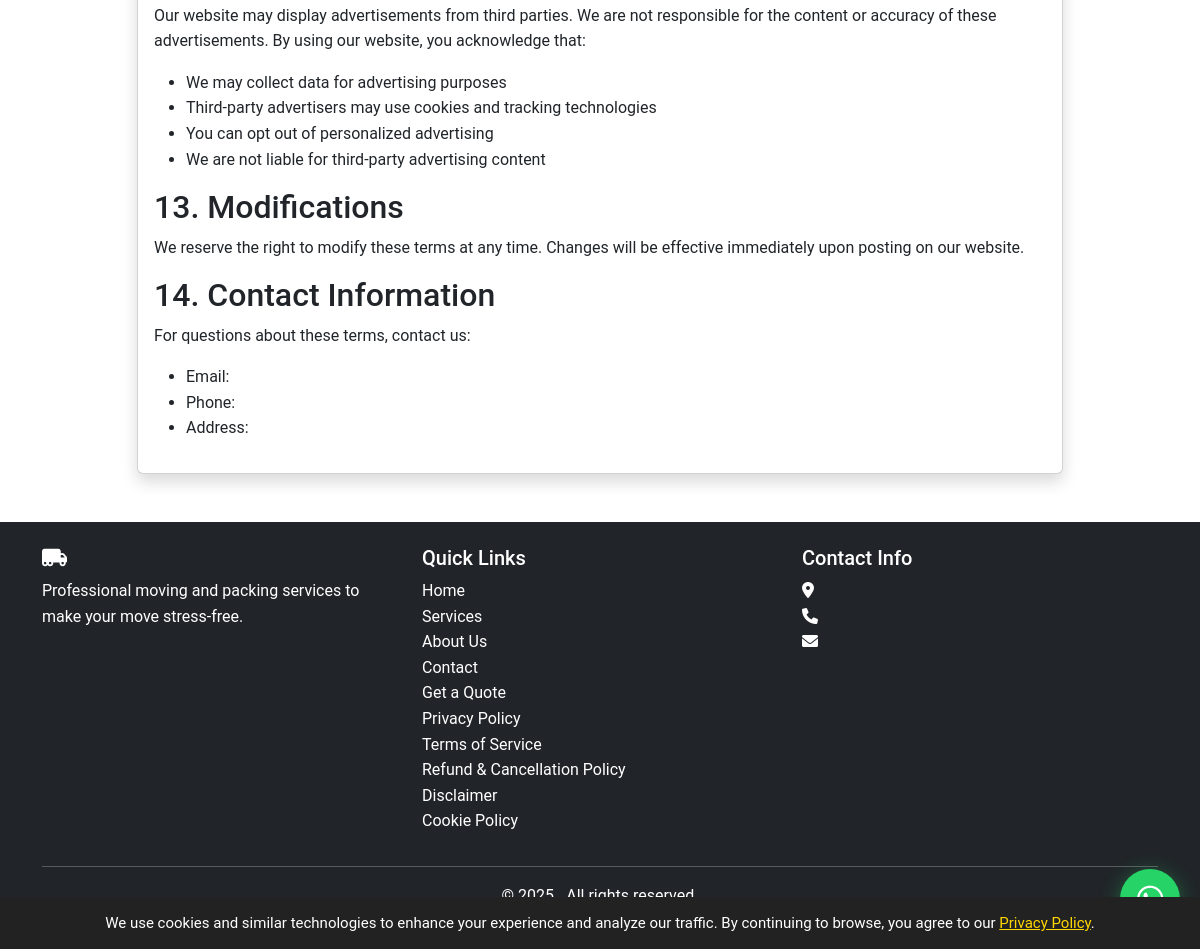
/terms-of-service.php (lower part), run on an earlier commit of the app's database.
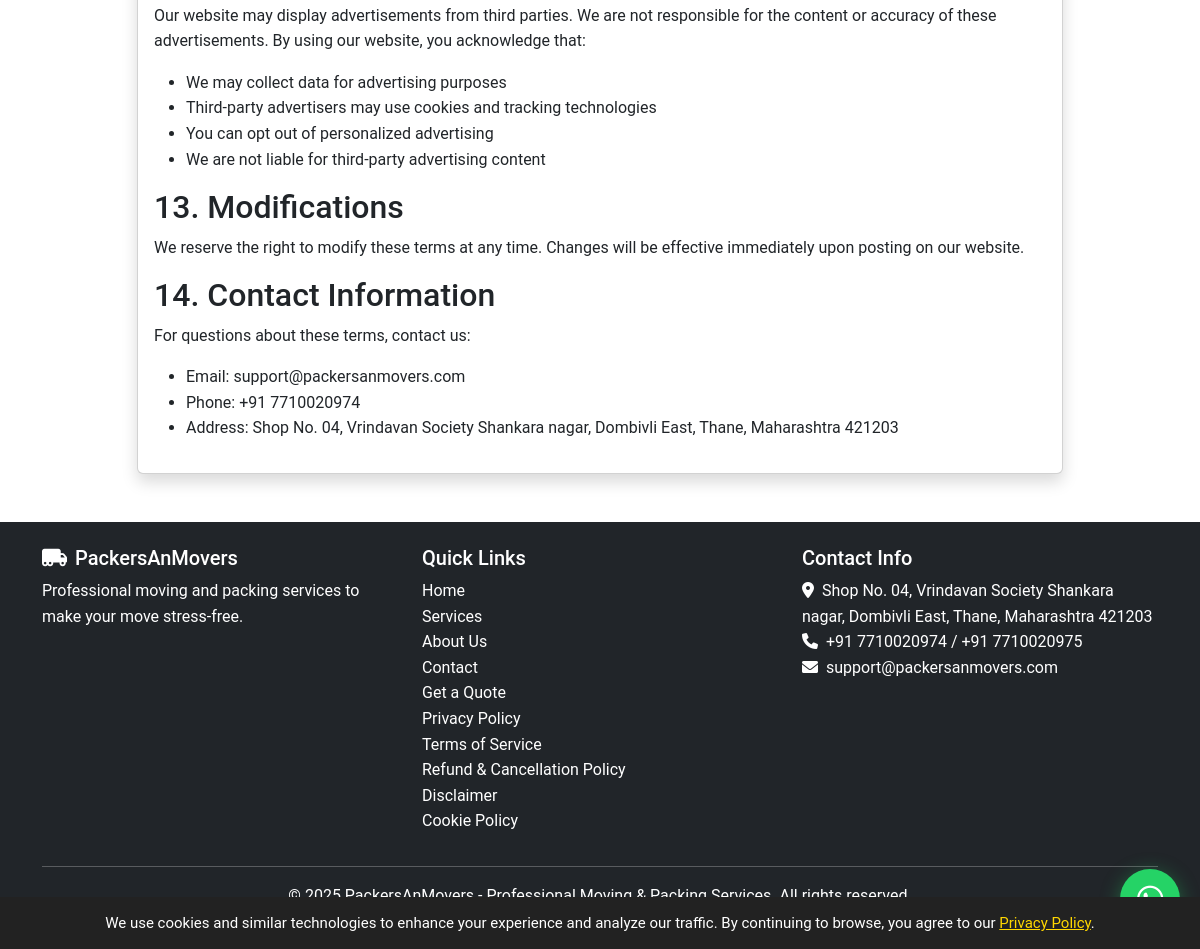
And on a later commit of the database.
### tables this page shows
CREATE TABLE settings (
    id INT AUTO_INCREMENT PRIMARY KEY,
    setting_key VARCHAR(100) UNIQUE NOT NULL,
    setting_value TEXT NOT NULL,
    updated_at TIMESTAMP DEFAULT CURRENT_TIMESTAMP ON UPDATE CURRENT_TIMESTAMP
);

### config.php (called while the page is built, shortened)
<?php
try {
    $dsn = "mysql:host=" . DB_HOST . ";dbname=" . DB_NAME;
    $pdo = new PDO($dsn, DB_USER, DB_PASS);
    $pdo->setAttribute(PDO::ATTR_ERRMODE, PDO::ERRMODE_EXCEPTION);
    $pdo->query("SELECT 1");
} catch(PDOException $e) {
    error_log("MySQL Connection Failed: " . $e->getMessage());
    error_log("DSN: mysql:host=" . DB_HOST . ";dbname=" . DB_NAME);
    error_log("User: " . DB_USER);
    die("Database connection failed. Please check your .env configuration.<br>" .
        "Error: " . $e->getMessage() . "<br>" .
        "Visit /debug-db to troubleshoot.");
}
function get_setting($key, $default = '') {
    global $pdo;
    try {
        $stmt = $pdo->prepare("SELECT setting_value FROM settings WHERE setting_key = ?");
        $stmt->execute([$key]);
        $result = $stmt->fetchColumn();
        return $result !== false ? $result : $default;
    } catch(Exception $e) {
        return $default;
    }
}
?>

### terms-of-service.php (the view, shortened to what the changed rows need)
<?php
require_once 'config.php';
include 'includes/header.php';
?>
<div class="container my-5">
    <div class="row">
        <div class="col-lg-10 mx-auto">
            <div class="card shadow">
                <div class="card-body">
                    <h2>13. Modifications</h2>
                    <h2>14. Contact Information</h2>
                    <ul>
                        <li>Email: <?php echo get_setting('company_email', 'Email not configured'); ?></li>
                        <li>Phone: <?php echo get_setting('company_phone1', 'Phone not configured'); ?></li>
                        <li>Address: <?php echo get_setting('company_address', 'Address not configured'); ?></li>
                    </ul>
                </div>
            </div>
        </div>
    </div>
</div>
<?php include 'includes/footer.php'; ?>

### includes/footer.php (shortened to what the changed rows need)
</main>
    <footer class="bg-dark text-white py-4 mt-5">
        <div class="container">
            <div class="row">
                <div class="col-md-4">
                    <h5><i class="fas fa-truck-moving me-2"></i><?php echo get_setting('company_name', 'PackersAnMovers'); ?></h5>
                    <p>Professional moving and packing services to make your move stress-free.</p>
                </div>
                <div class="col-md-4">
                    <h5>Contact Info</h5>
                    <address>
                        <i class="fas fa-map-marker-alt me-2"></i><?php echo get_setting('company_address', 'Address not configured'); ?><br>
                        <i class="fas fa-phone me-2"></i><?php echo get_setting('company_phone1', 'Phone not configured'); ?><?php if(get_setting('company_phone2')): ?> / <?php echo get_setting('company_phone2'); ?><?php endif; ?><br>
                        <i class="fas fa-envelope me-2"></i><?php echo get_setting('company_email', 'Email not configured'); ?>
                    </address>
                </div>
            </div>
            <div class="text-center">
                <p>&copy; 2025 <?php echo get_setting('company_name', 'PackersAnMovers'); ?><?php echo get_setting('company_tagline') ? ' - ' . get_setting('company_tagline') : ''; ?>. All rights reserved.</p>
            </div>
        </div>
    </footer>
</body>
</html>

What changed in the data, as far as the page shows it:
now on this page (row edited): settings: setting_value "support@packersanmovers.com"
now on this page (row edited): settings: setting_value "+91 7710020974"
now on this page (row edited): settings: setting_value "Shop No. 04, Vrindavan Society Shankara nagar, Dombivli East, Thane, Maharashtra 421203"
now on this page (row edited): settings: setting_value "PackersAnMovers"
now on this page (row edited): settings: setting_value "+91 7710020975"
now on this page (row edited): settings: setting_value "Professional Moving & Packing Services"
